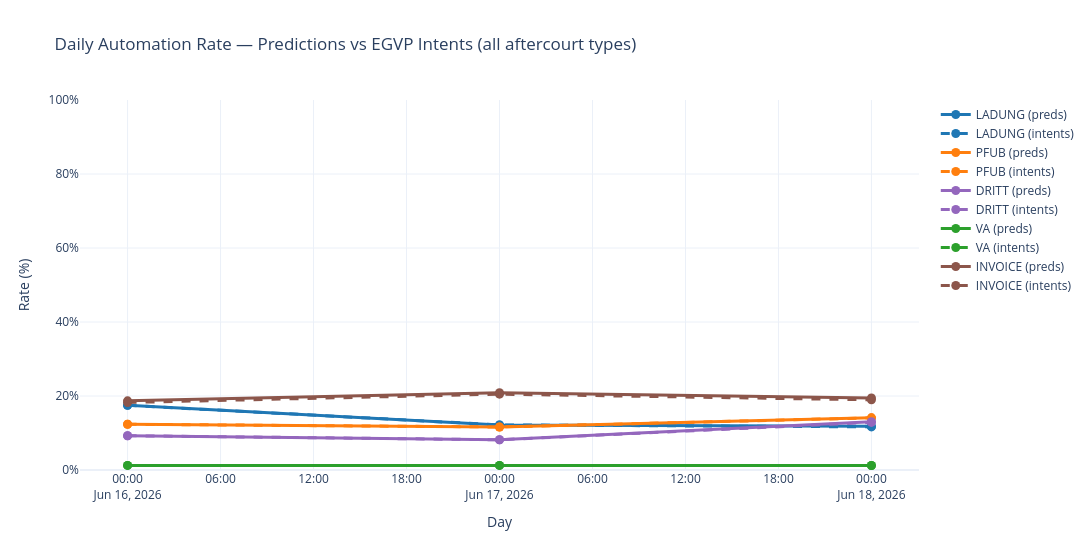

Notebook code for this chart:
### Markdown cell above
# Combine automation calculation using preds and egvp intents

Cross-check the two independent automation measurements for **every aftercourt type**
(ladung, pfub, dritt, va, invoice):

- **preds** — recomputed locally from `llm_attachments_predictions` using the production
  rules (section 4).
- **intents** — read straight from `egvp_intents.ready_for_automation` (section 5).

In the chart each aftercourt type keeps one colour; **solid = preds**, **dashed = intents**.
Large gaps between the solid and dashed line of the same colour flag a mismatch between the
locally reproduced rules and what the pipeline actually persisted.

### Code cell
# Combined: daily automation rate (%) from predictions vs egvp_intents table,
# for every aftercourt type. Same hue per type, solid = predictions, dashed = egvp_intents.
# NOTE: `daily_incoming_egvp_attachments` was overwritten in section 5 with the
# intents-merged frame (same totals per day, just rebuilt). Use it as the shared denominator.

# per aftercourt type: (preds daily series, egvp_intents daily series, colour)
combined_sources = {
    'ladung':  (daily_automated_ladung,  daily_automated_ladung_from_egvp_intets,  '#1f77b4'),
    'pfub':    (daily_automated_pfub,    daily_automated_pfub_from_egvp_intets,    '#ff7f0e'),
    'dritt':   (daily_automated_dritt,   daily_automated_dritt_from_egvp_intets,   '#9467bd'),
    'va':      (daily_automated_va,      daily_automated_va_from_egvp_intets,      '#2ca02c'),
    'invoice': (daily_automated_invoice, daily_automated_invoice_from_egvp_intets, '#8c564b'),
}

# stack the shared total + each type's two source series into one frame
series_list = [daily_incoming_egvp_attachments.rename('total')]
for _type, (_preds_series, _intents_series, _colour) in combined_sources.items():
    series_list.append(_preds_series.rename(f'{_type}_preds'))
    series_list.append(_intents_series.rename(f'{_type}_intents'))

combined_df = pd.concat(series_list, axis=1).fillna(0).sort_index()
combined_df.index = pd.to_datetime(combined_df.index)
combined_df.index.name = 'day'

# build percentage columns + plot metadata, looping type x source
y_cols, abs_cols, labels_map, color_map, dash_map = [], {}, {}, {}, {}
for _type, (_preds_series, _intents_series, _colour) in combined_sources.items():
    for _source in ('preds', 'intents'):
        abs_col = f'{_type}_{_source}'
        pct_col = f'{abs_col}_pct'
        combined_df[pct_col] = (combined_df[abs_col] / combined_df['total'] * 100).round(2)
        y_cols.append(pct_col)
        abs_cols[pct_col] = abs_col
        labels_map[pct_col] = f'{_type.upper()} ({_source})'
        color_map[pct_col] = _colour
        dash_map[pct_col] = 'solid' if _source == 'preds' else 'dash'

plot_df = combined_df.reset_index()

fig = px.line(
    plot_df,
    x='day',
    y=y_cols,
    markers=True,
    title='Daily Automation Rate — Predictions vs EGVP Intents (all aftercourt types)',
    labels={'day': 'Day', 'value': 'Rate (%)', 'variable': 'Series'},
    color_discrete_map=color_map,
)

for trace in fig.data:
    col = trace.name
    abs_col = abs_cols[col]
    trace.customdata = np.stack(
        [combined_df[abs_col].values, combined_df['total'].values], axis=-1
    )
    trace.hovertemplate = (
        '<b>%{x|%Y-%m-%d}</b><br>'
        'Total incoming: %{customdata[1]:.0f}<br>'
        'Automated: %{customdata[0]:.0f} / %{customdata[1]:.0f}<br>'
        'Rate: %{y:.2f}%<extra>' + labels_map[col] + '</extra>'
    )
    trace.line.dash = dash_map[col]

fig.for_each_trace(lambda t: t.update(name=labels_map[t.name]))

fig.update_layout(
    template='plotly_white',
    width=1100,
    height=550,
    hovermode='x unified',
    yaxis=dict(ticksuffix='%', range=[0, 100]),
    legend_title_text='',
)
fig.update_traces(line=dict(width=3), marker=dict(size=9))
fig.show()

### Figure 1 — Plotly figure (JSON) as saved in the notebook; plotly's stock layout.template omitted (floating-point values rounded to 4 significant figures)
{"data": [{"customdata": [[113, 647], [88, 722], [68, 575]], "hovertemplate": "<b>%{x|%Y-%m-%d}</b><br>Total incoming: %{customdata[1]:.0f}<br>Automated: %{customdata[0]:.0f} / %{customdata[1]:.0f}<br>Rate: %{y:.2f}%<extra>LADUNG (preds)</extra>", "legendgroup": "ladung_preds_pct", "line": {"color": "#1f77b4", "dash": "solid", "width": 3}, "marker": {"size": 9, "symbol": "circle"}, "mode": "lines+markers", "name": "LADUNG (preds)", "orientation": "v", "showlegend": true, "type": "scatter", "x": ["2026-06-16T00:00:00.000000000", "2026-06-17T00:00:00.000000000", "2026-06-18T00:00:00.000000000"], "xaxis": "x", "y": [17.47, 12.19, 11.83], "yaxis": "y"}, {"customdata": [[113, 647], [88, 722], [67, 575]], "hovertemplate": "<b>%{x|%Y-%m-%d}</b><br>Total incoming: %{customdata[1]:.0f}<br>Automated: %{customdata[0]:.0f} / %{customdata[1]:.0f}<br>Rate: %{y:.2f}%<extra>LADUNG (intents)</extra>", "legendgroup": "ladung_intents_pct", "line": {"color": "#1f77b4", "dash": "dash", "width": 3}, "marker": {"size": 9, "symbol": "circle"}, "mode": "lines+markers", "name": "LADUNG (intents)", "orientation": "v", "showlegend": true, "type": "scatter", "x": ["2026-06-16T00:00:00.000000000", "2026-06-17T00:00:00.000000000", "2026-06-18T00:00:00.000000000"], "xaxis": "x", "y": [17.47, 12.19, 11.65], "yaxis": "y"}, {"customdata": [[80, 647], [84, 722], [81, 575]], "hovertemplate": "<b>%{x|%Y-%m-%d}</b><br>Total incoming: %{customdata[1]:.0f}<br>Automated: %{customdata[0]:.0f} / %{customdata[1]:.0f}<br>Rate: %{y:.2f}%<extra>PFUB (preds)</extra>", "legendgroup": "pfub_preds_pct", "line": {"color": "#ff7f0e", "dash": "solid", "width": 3}, "marker": {"size": 9, "symbol": "circle"}, "mode": "lines+markers", "name": "PFUB (preds)", "orientation": "v", "showlegend": true, "type": "scatter", "x": ["2026-06-16T00:00:00.000000000", "2026-06-17T00:00:00.000000000", "2026-06-18T00:00:00.000000000"], "xaxis": "x", "y": [12.36, 11.63, 14.09], "yaxis": "y"}, {"customdata": [[80, 647], [84, 722], [81, 575]], "hovertemplate": "<b>%{x|%Y-%m-%d}</b><br>Total incoming: %{customdata[1]:.0f}<br>Automated: %{customdata[0]:.0f} / %{customdata[1]:.0f}<br>Rate: %{y:.2f}%<extra>PFUB (intents)</extra>", "legendgroup": "pfub_intents_pct", "line": {"color": "#ff7f0e", "dash": "dash", "width": 3}, "marker": {"size": 9, "symbol": "circle"}, "mode": "lines+markers", "name": "PFUB (intents)", "orientation": "v", "showlegend": true, "type": "scatter", "x": ["2026-06-16T00:00:00.000000000", "2026-06-17T00:00:00.000000000", "2026-06-18T00:00:00.000000000"], "xaxis": "x", "y": [12.36, 11.63, 14.09], "yaxis": "y"}, {"customdata": [[60, 647], [59, 722], [75, 575]], "hovertemplate": "<b>%{x|%Y-%m-%d}</b><br>Total incoming: %{customdata[1]:.0f}<br>Automated: %{customdata[0]:.0f} / %{customdata[1]:.0f}<br>Rate: %{y:.2f}%<extra>DRITT (preds)</extra>", "legendgroup": "dritt_preds_pct", "line": {"color": "#9467bd", "dash": "solid", "width": 3}, "marker": {"size": 9, "symbol": "circle"}, "mode": "lines+markers", "name": "DRITT (preds)", "orientation": "v", "showlegend": true, "type": "scatter", "x": ["2026-06-16T00:00:00.000000000", "2026-06-17T00:00:00.000000000", "2026-06-18T00:00:00.000000000"], "xaxis": "x", "y": [9.27, 8.17, 13.04], "yaxis": "y"}, {"customdata": [[60, 647], [59, 722], [74, 575]], "hovertemplate": "<b>%{x|%Y-%m-%d}</b><br>Total incoming: %{customdata[1]:.0f}<br>Automated: %{customdata[0]:.0f} / %{customdata[1]:.0f}<br>Rate: %{y:.2f}%<extra>DRITT (intents)</extra>", "legendgroup": "dritt_intents_pct", "line": {"color": "#9467bd", "dash": "dash", "width": 3}, "marker": {"size": 9, "symbol": "circle"}, "mode": "lines+markers", "name": "DRITT (intents)", "orientation": "v", "showlegend": true, "type": "scatter", "x": ["2026-06-16T00:00:00.000000000", "2026-06-17T00:00:00.000000000", "2026-06-18T00:00:00.000000000"], "xaxis": "x", "y": [9.27, 8.17, 12.87], "yaxis": "y"}, {"customdata": [[8, 647], [9, 722], [7, 575]], "hovertemplate": "<b>%{x|%Y-%m-%d}</b><br>Total incoming: %{customdata[1]:.0f}<br>Automated: %{customdata[0]:.0f} / %{customdata[1]:.0f}<br>Rate: %{y:.2f}%<extra>VA (preds)</extra>", "legendgroup": "va_preds_pct", "line": {"color": "#2ca02c", "dash": "solid", "width": 3}, "marker": {"size": 9, "symbol": "circle"}, "mode": "lines+markers", "name": "VA (preds)", "orientation": "v", "showlegend": true, "type": "scatter", "x": ["2026-06-16T00:00:00.000000000", "2026-06-17T00:00:00.000000000", "2026-06-18T00:00:00.000000000"], "xaxis": "x", "y": [1.24, 1.25, 1.22], "yaxis": "y"}, {"customdata": [[8, 647], [9, 722], [7, 575]], "hovertemplate": "<b>%{x|%Y-%m-%d}</b><br>Total incoming: %{customdata[1]:.0f}<br>Automated: %{customdata[0]:.0f} / %{customdata[1]:.0f}<br>Rate: %{y:.2f}%<extra>VA (intents)</extra>", "legendgroup": "va_intents_pct", "line": {"color": "#2ca02c", "dash": "dash", "width": 3}, "marker": {"size": 9, "symbol": "circle"}, "mode": "lines+markers", "name": "VA (intents)", "orientation": "v", "showlegend": true, "type": "scatter", "x": ["2026-06-16T00:00:00.000000000", "2026-06-17T00:00:00.000000000", "2026-06-18T00:00:00.000000000"], "xaxis": "x", "y": [1.24, 1.25, 1.22], "yaxis": "y"}, {"customdata": [[121, 647], [151, 722], [112, 575]], "hovertemplate": "<b>%{x|%Y-%m-%d}</b><br>Total incoming: %{customdata[1]:.0f}<br>Automated: %{customdata[0]:.0f} / %{customdata[1]:.0f}<br>Rate: %{y:.2f}%<extra>INVOICE (preds)</extra>", "legendgroup": "invoice_preds_pct", "line": {"color": "#8c564b", "dash": "solid", "width": 3}, "marker": {"size": 9, "symbol": "circle"}, "mode": "lines+markers", "name": "INVOICE (preds)", "orientation": "v", "showlegend": true, "type": "scatter", "x": ["2026-06-16T00:00:00.000000000", "2026-06-17T00:00:00.000000000", "2026-06-18T00:00:00.000000000"], "xaxis": "x", "y": [18.7, 20.91, 19.48], "yaxis": "y"}, {"customdata": [[118, 647], [148, 722], [109, 575]], "hovertemplate": "<b>%{x|%Y-%m-%d}</b><br>Total incoming: %{customdata[1]:.0f}<br>Automated: %{customdata[0]:.0f} / %{customdata[1]:.0f}<br>Rate: %{y:.2f}%<extra>INVOICE (intents)</extra>", "legendgroup": "invoice_intents_pct", "line": {"color": "#8c564b", "dash": "dash", "width": 3}, "marker": {"size": 9, "symbol": "circle"}, "mode": "lines+markers", "name": "INVOICE (intents)", "orientation": "v", "showlegend": true, "type": "scatter", "x": ["2026-06-16T00:00:00.000000000", "2026-06-17T00:00:00.000000000", "2026-06-18T00:00:00.000000000"], "xaxis": "x", "y": [18.24, 20.5, 18.96], "yaxis": "y"}], "layout": {"height": 550, "hovermode": "x unified", "legend": {"title": {"text": ""}, "tracegroupgap": 0}, "title": {"text": "Daily Automation Rate — Predictions vs EGVP Intents (all aftercourt types)"}, "width": 1100, "xaxis": {"anchor": "y", "domain": [0, 1], "title": {"text": "Day"}}, "yaxis": {"anchor": "x", "domain": [0, 1], "range": [0, 100], "ticksuffix": "%", "title": {"text": "Rate (%)"}}}}
